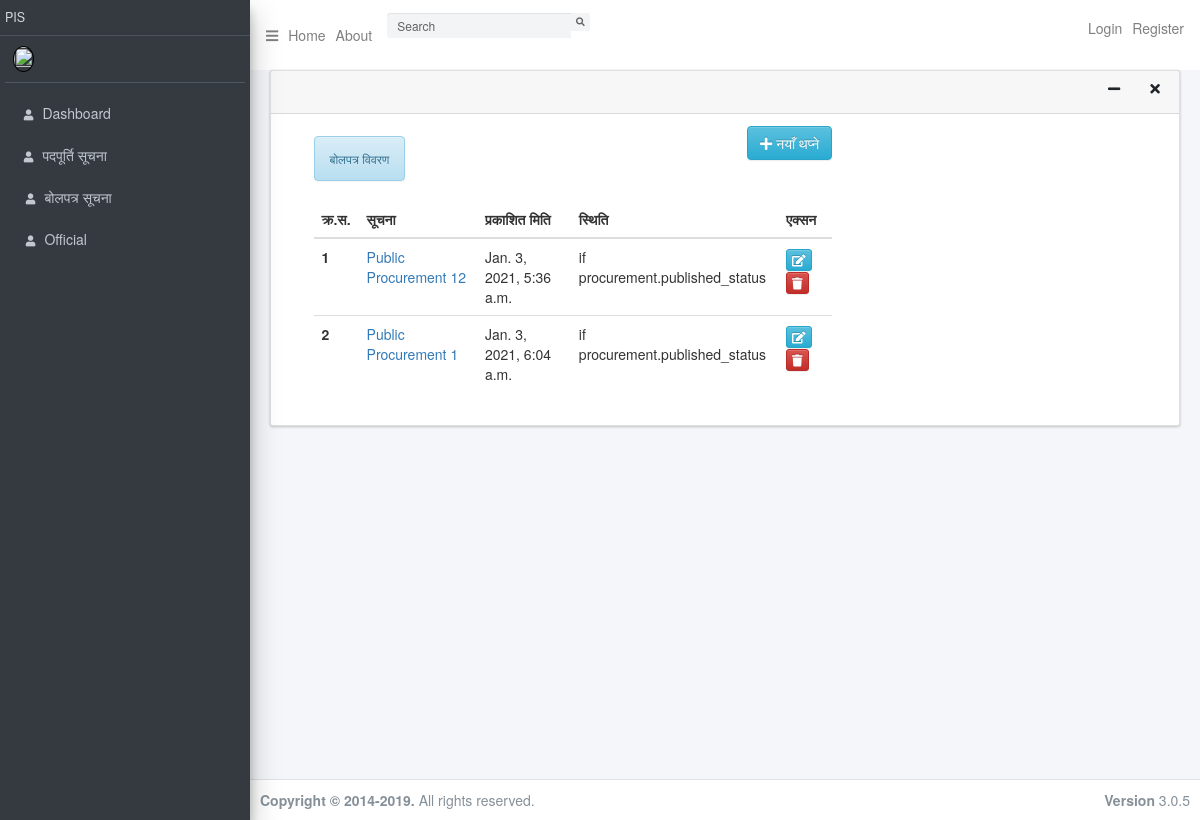
Page /publicprocurement/list/ on the committed database.
### screendisplay/models.py (models this page shows, shortened)
class PublicProcurement(models.Model):
    publicprocurement_title = models.CharField(max_length=500, verbose_name="बोलपत्र सूचना")
    date_posted = models.DateTimeField(default=timezone.now)
    created_by = models.ForeignKey(User, on_delete=models.CASCADE)
    publicprocurement_image = models.ImageField(upload_to='public_procurement_images', verbose_name="तस्विर")
    published_status = models.BooleanField(default=1)
    website_link = models.CharField(max_length=500, null=True, verbose_name="वेवसाइट लिंक")

### screendisplay/views.py (the view)
# urls.py: path('publicprocurement/list/', PublicProcurementListView.as_view(), name='publicprocurement-list'),
class PublicProcurementListView(ListView):
	model = PublicProcurement
	template_name = 'screendisplay/publicproocurement_list.html'
	context_object_name = 'publicprocurement_list'

### screendisplay/templates/screendisplay/publicprocurement_list.html
{% extends "screendisplay/basebackend.html" %}
{% load crispy_forms_tags %}
{% block content %}
<div class="col-md-8">
    <div class="d-flex justify-content-between">
        <div><h6 class="text-center alert alert-info">बोलपत्र विवरण</h6></div>
        <div>
            <a href="{% url 'publicprocurement-create' %}" class="btn btn-info btn-bg">
                <i class="fas fa-plus"></i> नयाँ थप्ने
            </a>
        </div>
    </div>
    <table class="table table-hover">
        <thead>
        <tr>
            <th scope="col">क्र.स.</th>
            <th scope="col">सूचना</th>
            <th scope="col">प्रकाशित मिति</th>
            <th scope="col">स्थिति</th>
            <th scope="col">एक्सन</th>
        </tr>
        </thead>
        <tbody>
        {% for procurement in publicprocurement_list %}
        <tr>
            <th scope="row">{{ forloop.counter }}</th>
            <td><a href="{% url 'publicprocurement-detail' procurement.id %}">{{ procurement.publicprocurement_title }}</a></td>
            <td>{{ procurement.date_posted }}</td>
            <td>if procurement.published_status</td>
            <td>
                <a href="{% url 'publicprocurement-update' procurement.id %}" class="btn btn-info btn-xs">
                    <i class="fas fa-edit"></i>
                </a>
                <a href="{% url 'publicprocurement-delete' procurement.id %}" class="btn btn-danger btn-xs">
                    <i class="fas fa-trash"></i>
                </a>
            </td>
        </tr>
        {% endfor %}
        </tbody>
    </table>
{% endblock content %}

### rows in the picture
PublicProcurement: publicprocurement_title "Public Procurement 12", date_posted "Jan. 3, 2021, 5:36 a.m."
PublicProcurement: publicprocurement_title "Public Procurement 1", date_posted "Jan. 3, 2021, 6:04 a.m."
